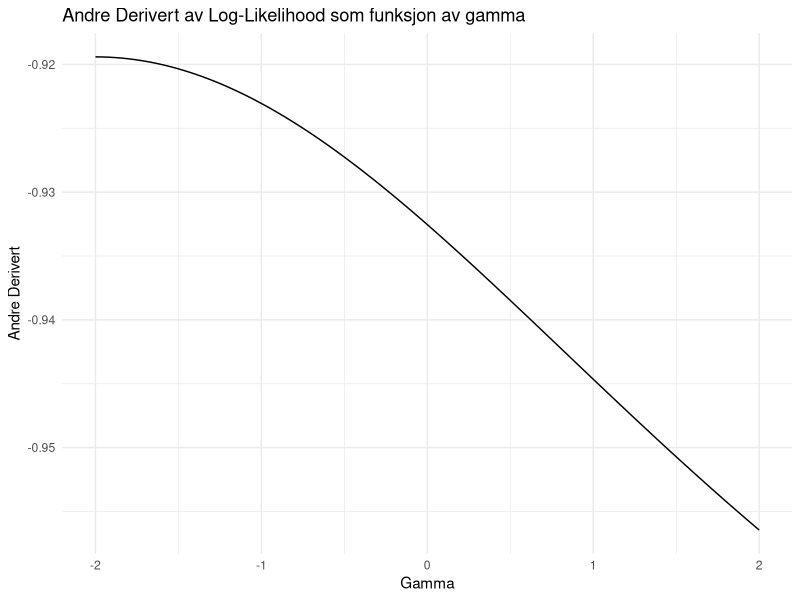

The R source for this figure:
# Last inn n??dvendige biblioteker
library(ggplot2)

# Definer funksjonen for log-likelihood
log_likelihood <- function(gamma, theta, s) {
  n <- length(gamma)  # Antall observasjoner
  eta <- gamma + s    # Beregn eta
  
  log_like <- numeric(n)
  for (i in 1:n) {
    a <- theta[i] - eta[i]
    b <- theta[i + 1] - eta[i]
    integral <- integrate(function(t) exp(-t^2 / 2), lower = a, upper = b)$value
    log_like[i] <- -0.5 * log(2 * pi) + log(integral)
  }
  
  return(sum(log_like))
}

# Derivert funksjon for f??rste ordens derivert
first_derivative <- function(gamma, theta, s) {
  n <- length(gamma)
  eta <- gamma + s
  
  first_deriv <- numeric(n)
  for (i in 1:n) {
    a <- theta[i] - eta[i]
    b <- theta[i + 1] - eta[i]
    # Beregn de to normal CDF differensene og deres derivater
    phi_a <- dnorm(a)
    phi_b <- dnorm(b)
    denom <- pnorm(b) - pnorm(a)
    
    # F??rste derivert
    first_deriv[i] <- (phi_b - phi_a) / denom
  }
  
  return(sum(first_deriv))
}

# Derivert funksjon for andre ordens derivert
second_derivative <- function(gamma, theta, s) {
  n <- length(gamma)
  eta <- gamma + s
  
  second_deriv <- numeric(n)
  for (i in 1:n) {
    a <- theta[i] - eta[i]
    b <- theta[i + 1] - eta[i]
    phi_a <- dnorm(a)
    phi_b <- dnorm(b)
    phi_a_prime <- -a * phi_a
    phi_b_prime <- -b * phi_b
    denom <- pnorm(b) - pnorm(a)
    
    # Andre derivert (kvotientenregel)
    second_deriv[i] <- (phi_b_prime - phi_a_prime) / denom -
      (phi_b - phi_a) * (dnorm(b) - dnorm(a)) / denom^2
  }
  
  return(sum(second_deriv))
}

# Definer parametere (theta og s)
theta <- c(-2, -1, 0, 1, 2)
s <- rep(0.5, length(theta))

# Array med gamma verdier (kan v??re et spekter av verdier)
gamma_values <- seq(-2, 2, length.out = 100)

# Beregn andre derivert for forskjellige gamma verdier
second_derivs <- sapply(gamma_values, function(gamma) second_derivative(gamma, theta, s))

# Lag en data frame for plotting
plot_data <- data.frame(gamma = gamma_values, second_derivative = second_derivs)

# Plot andre derivert som funksjon av gamma
ggplot(plot_data, aes(x = gamma, y = second_derivative)) +
  geom_line() +
  labs(title = "Andre Derivert av Log-Likelihood som funksjon av gamma",
       x = "Gamma",
       y = "Andre Derivert") +
  theme_minimal()
